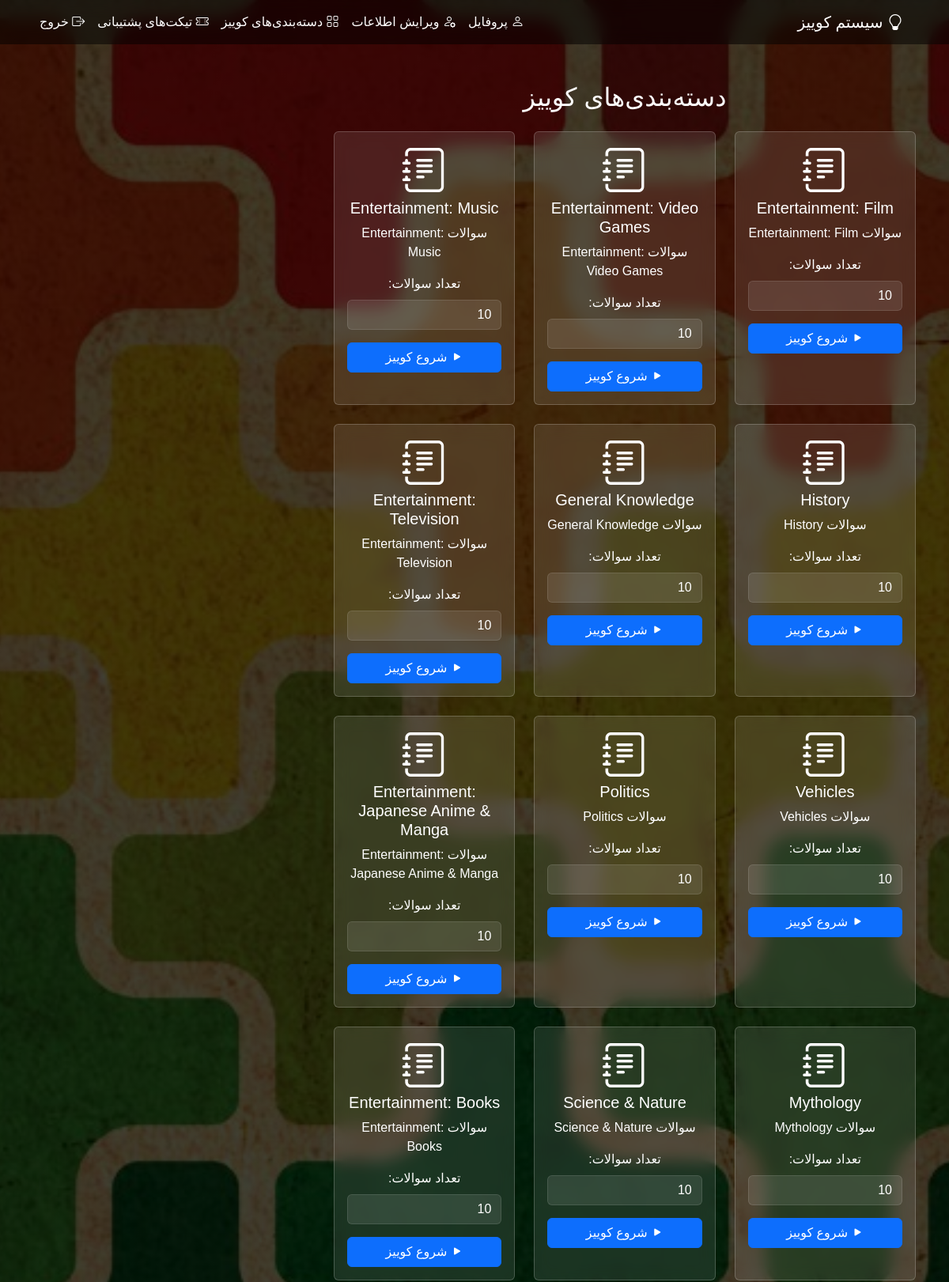
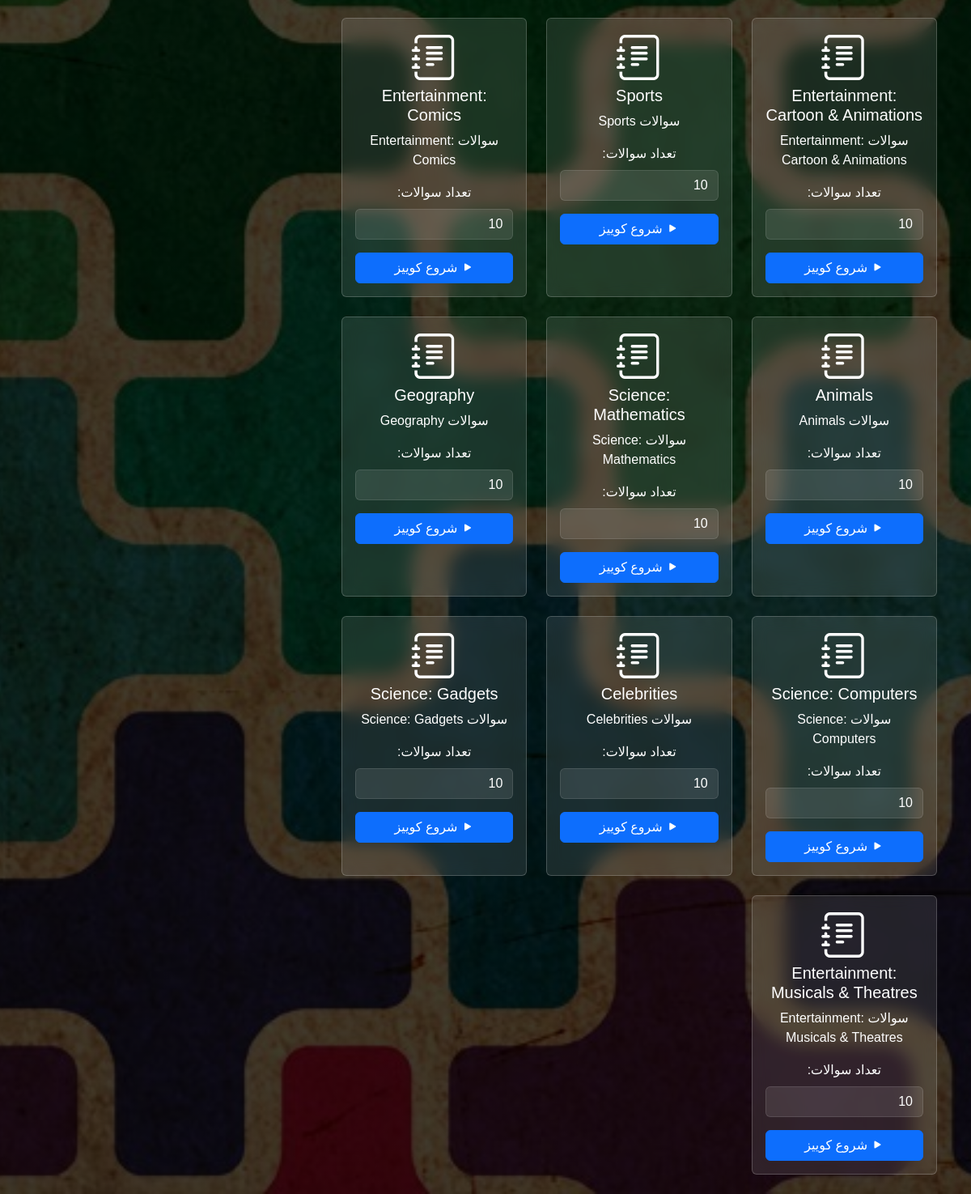
Screenshot of /categories (signed in) with the database file from the repository (2 pictures, top to bottom).
### app.py (models this page shows)
class Question(db.Model):
    id = db.Column(db.Integer, primary_key=True)
    category = db.Column(db.String(50), nullable=False)
    question_text = db.Column(db.String(500), nullable=False)
    correct_answer = db.Column(db.String(200), nullable=False)
    wrong_answers = db.Column(db.String(500), nullable=False)

### app.py (the view)
@app.route('/categories')
@login_required
def categories():
    user = User.query.get(session['user_id'])
    categories = db.session.query(Question.category).distinct().all()
    categories = [cat[0] for cat in categories]
    return render_template('index.html', categories=categories, user=user)

### app.py (called while the page is built)
@login_manager.user_loader
def load_user(user_id):
    return User.query.get(int(user_id))

### templates/index.html (shortened to what this page needs)
{% extends "base.html" %}
{% block content %}
<div class="row">
<div class="col-md-8 offset-md-2">
    <h2 class="text-center mb-4">دسته‌بندی‌های کوییز</h2>
    <div class="row g-4">
        {% for category in categories %}
        <div class="col-md-4">
            <div class="card h-100">
                <div class="card-body text-center">
                    <i class="bi bi-journal-text display-4 mb-3"></i>
                    <h5 class="card-title">{{ category|safe }}</h5>
                    <p class="card-text">سوالات {{ category|safe }}</p>
                    <form method="POST" action="{{ url_for('quiz', category=category) }}">
                        <div class="mb-3">
                            <label for="num_questions_{{ category }}" class="form-label">تعداد سوالات:</label>
                            <input type="number" id="num_questions_{{ category }}" name="num_questions" value="10" min="1" class="form-control">
                        </div>
                        <button type="submit" class="btn btn-primary w-100">
                            <i class="bi bi-play-fill"></i>
                            شروع کوییز
                        </button>
                    </form>
                </div>
            </div>
        </div>
        {% endfor %}
    </div>
</div>
{% endblock %}

### rows the page displays
Question: category "Entertainment: Cartoon & Animations"
Question: category "Science: Gadgets"

### other values shown
{{ category|safe }} "Entertainment: Film" "Entertainment: Video Games" "Entertainment: Music" "History" "General Knowledge" "Entertainment: Television" "Vehicles" "Politics" "Entertainment: Japanese Anime & Manga" "Mythology" "Science & Nature" "Entertainment: Books" "Sports" "Entertainment: Comics" "Animals" "Science: Mathematics" "Geography" "Science: Computers" "Celebrities" "Entertainment: Musicals & Theatres"
